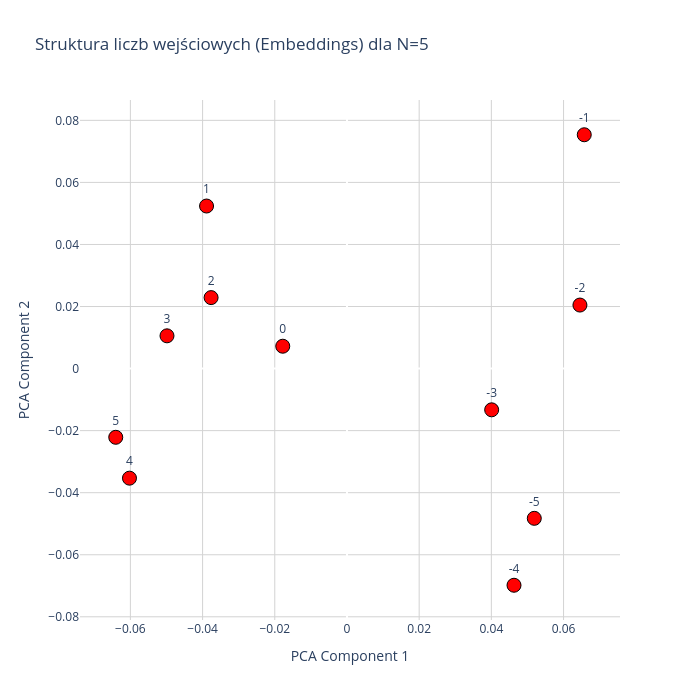

The notebook cell this image was saved under:
### Code cell
model, N = GetModelFromConfig("")

model_path = r"checkpoint_epoch_4000.pt"

checkpoint = torch.load(model_path, map_location="cpu")

model_weights = checkpoint["model_state_dict"]
model.load_state_dict(model_weights)

plot_input_only_plotly(model, N=N)

### Figure 1 — Plotly figure (JSON) as saved in the notebook; plotly's stock layout.template omitted (floating-point values rounded to 4 significant figures)
{"data": [{"hoverinfo": "text", "hovertext": ["Wartość wejściowa: -5<br>Index w embed: 45", "Wartość wejściowa: -4<br>Index w embed: 46", "Wartość wejściowa: -3<br>Index w embed: 47", "Wartość wejściowa: -2<br>Index w embed: 48", "Wartość wejściowa: -1<br>Index w embed: 49", "Wartość wejściowa: 0<br>Index w embed: 50", "Wartość wejściowa: 1<br>Index w embed: 51", "Wartość wejściowa: 2<br>Index w embed: 52", "Wartość wejściowa: 3<br>Index w embed: 53", "Wartość wejściowa: 4<br>Index w embed: 54", "Wartość wejściowa: 5<br>Index w embed: 55"], "marker": {"color": "red", "line": {"color": "black", "width": 1}, "size": 14}, "mode": "markers+text", "text": ["-5", "-4", "-3", "-2", "-1", "0", "1", "2", "3", "4", "5"], "textposition": "top center", "type": "scatter", "x": [0.05189, 0.04627, 0.04008, 0.06453, 0.06573, -0.01779, -0.0389, -0.03764, -0.04986, -0.06025, -0.06405], "y": [-0.04826, -0.06983, -0.01329, 0.02047, 0.07536, 0.007204, 0.05239, 0.02287, 0.01056, -0.03532, -0.02215]}], "layout": {"height": 700, "plot_bgcolor": "white", "title": {"text": "Struktura liczb wejściowych (Embeddings) dla N=5"}, "width": 700, "xaxis": {"gridcolor": "lightgray", "showgrid": true, "title": {"text": "PCA Component 1"}}, "yaxis": {"gridcolor": "lightgray", "showgrid": true, "title": {"text": "PCA Component 2"}}}}
